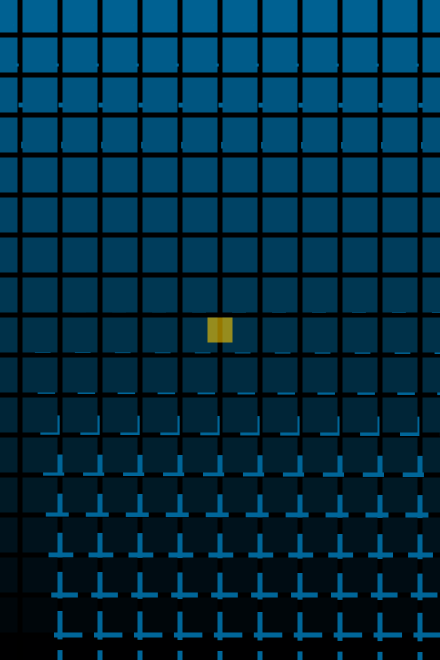
Frame 1 (no input)
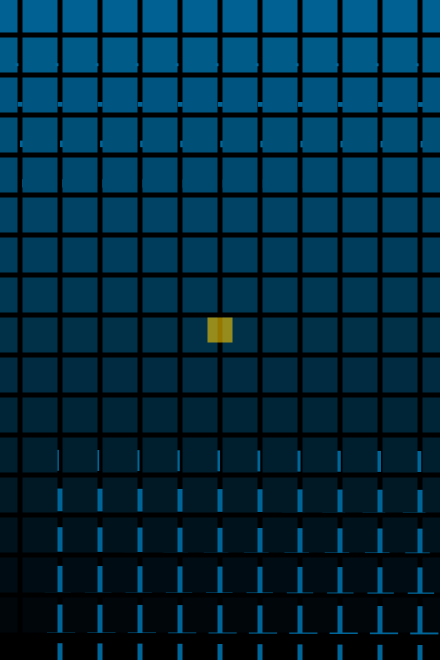
Frame 60 (the mouse pressed at the canvas centre just before this capture)
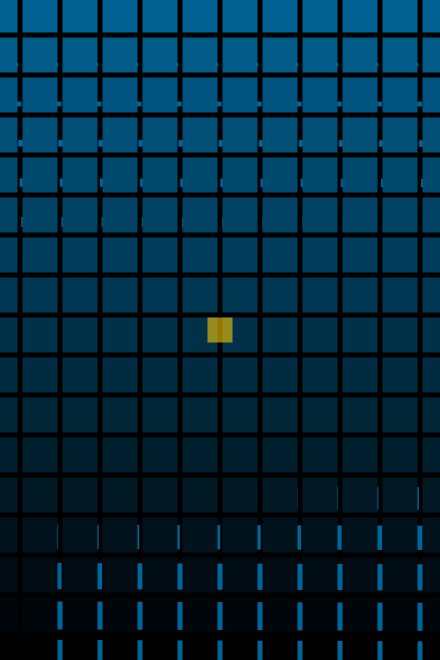
Frame 120 (the mouse held since frame 60 and released just before this capture)

The Processing sketch that drew these frames (run headless with seeded random() and noise(); from frame 60 on, the mouse is pressed at the canvas centre):

// Processing sketch: assignment2
// ── assignment2.pde
int pSpeed, Xp, Yp;
float Wp, Hp, x, y, angle;
float scalar;
float g, b, a;

void setup() {
  size(440, 660);
  noStroke();
  rectMode(CENTER);
  scalar=10;
  pSpeed=5;
  Xp=width/2;
  Yp=height/2;
  Wp=25;
  Hp=25;
}

void draw() {

  background(0);
  for (float i=0; i<width+50; i+=40) {
    for (float j=-25; j<height; j+=40) {
      g=map(j, 0, height, 100, 0);
      b=map(j, 0, height, 150, 0);

      fill(0, g, b);
      rect(i, j, 35, 35);
      float ang=radians(angle);
      x = i + (scalar *2* cos(ang))+15;
      y = j + (scalar /2* sin(ang))+10;
      scalar=map(y, 0, height, 0, 30);

      fill(0, 102, 153);
      rect(x, y, scalar, scalar);
      angle+=0.05;
    }
  }

  if (keyPressed) {
    if (key ==CODED) {
      if (keyCode==UP) {
        Yp-=pSpeed;
        Hp=map(Yp, 0, height, 0, 50);
        Wp=map(Yp, 0, height, 0, 50);
      } else if (keyCode==DOWN) {
        Yp+=pSpeed;
        Hp=map(Yp, 0, height, 0, 50);
        Wp=map(Yp, 0, height, 0, 50);
      } else if (keyCode==LEFT) {
        Xp-=pSpeed;
      } else if (keyCode==RIGHT) {
        Xp+=pSpeed;
      }
    }
  }
  if (Xp<0) {
    Xp=width;
  } else if (Xp>width) {
    Xp=0;
  } else if (Yp<0) {
    Yp=height;
  } else if (Yp>height) {
    Yp=0;
  }
  a=map(Yp,0,height,0,300);
  fill(255, 204, 0, a);
  rect(Xp, Yp, Wp, Hp);
}
